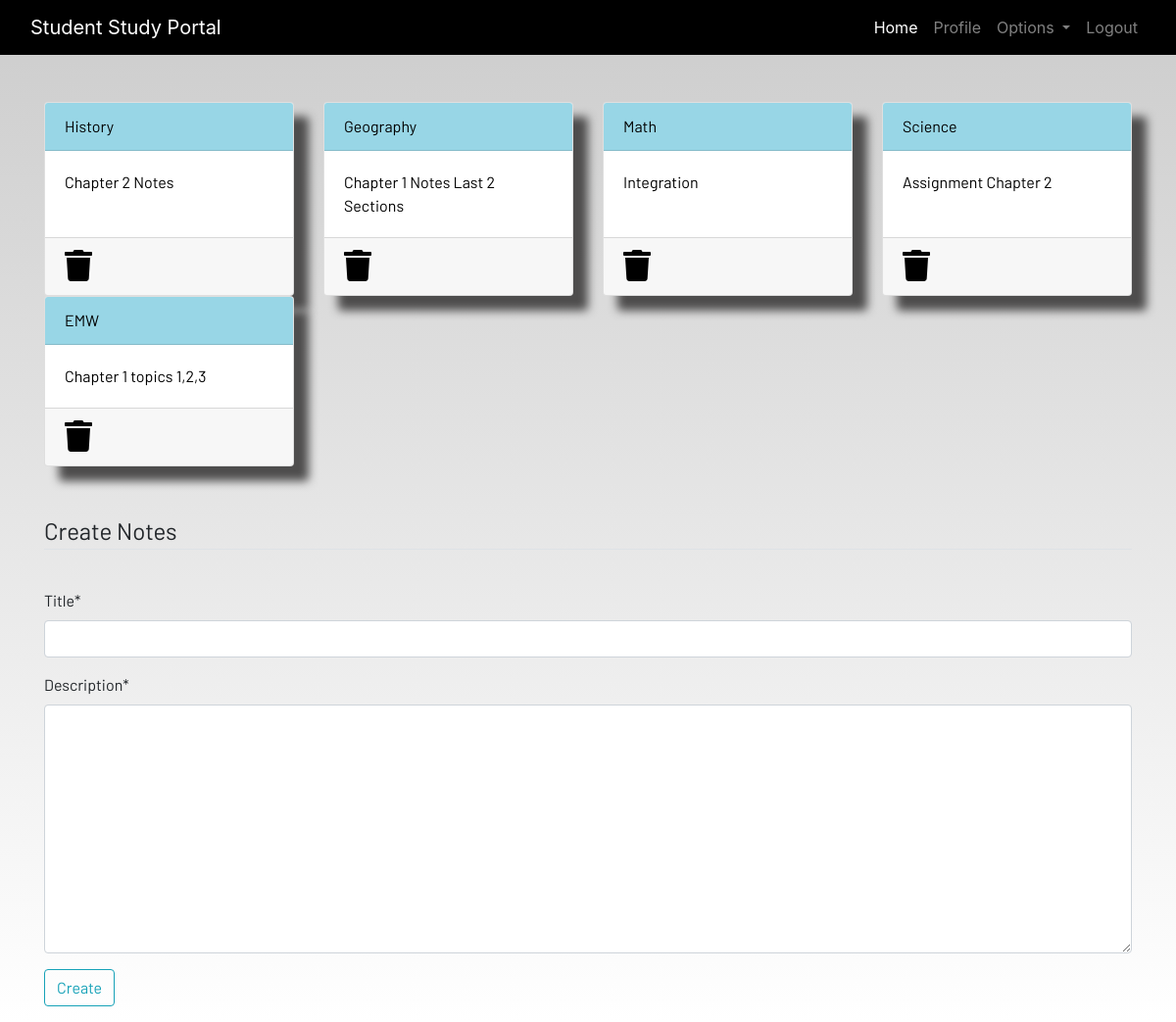
Screenshot of /notes (signed in) with the database file from the repository.
### dashboard/models.py (models this page shows, shortened)
class Notes(models.Model):
    user = models.ForeignKey(User,on_delete=models.CASCADE)
    title = models.CharField(max_length=200)
    description = models.TextField()
    class Meta:
        verbose_name = 'notes'
        verbose_name_plural = "notes"

### dashboard/views.py (the view)
# urls.py: path('notes',views.notes,name="notes"),
@login_required
def notes(request):
    if request.method == "POST":
        form = NotesForm(request.POST)
        if form.is_valid():
            notes = Notes(user=request.user,title = request.POST['title'],description = request.POST['description'])
            notes.save()
        messages.success(request,f"Notes Added from {request.user.username} Successfully!")
    else:
        form = NotesForm()
    notes = Notes.objects.filter(user = request.user)
    context = {'notes':notes, 'form':form}
    return render(request,'dashboard/notes.html',context)

### dashboard/forms.py
class NotesForm(forms.ModelForm):
    class Meta:
        model = Notes
        fields = ['title','description']

### dashboard/templates/dashboard/notes.html (shortened to what this page needs)
{% extends 'dashboard/base.html' %}
{% load static %}
{% load crispy_forms_tags %}
{% block content %}
<div class="container">
    <div class="row">
        {% for note in notes %}
        <div class="col-md-3">
            <a href="{% url 'notes-detail' note.id %}">
                <div class="card">
                    <div class="card-header">{{note.title}}</div>
                    <div class="card-body">{{note.description | slice:"0:100"}}</div>
                    <div class="card-footer mt-auto "><a href="{% url 'delete-note' note.id %}">
                        <i class="fa fa-trash fa-2x"></i></a>
                    </div>
                </div>
            </a>
        </div>
        {% endfor %}
        <br><br>
    </div>
</div>
<br><br>
<div class="container">
    <form method="POST">
        <fieldset class="form-group">
            <legend class="border-bottom mb-4">Create Notes</legend>
        </fieldset>
        {{form|crispy}}
        <div class="form-group">
            <button href="" class="btn btn-outline-info" type="submit">
                Create
            </button>
        </div>
    </form>
</div>
{% endblock content %}

### static/css/main.css (style rules this page uses)
html { scroll-behavior: smooth; height: 100%; width: 100%; }
.card { box-shadow: 15px 15px 10px rgb(78, 77, 77); }
a { text-decoration: none !important; color: black; }
.card-header { color: black !important; background: rgb(152, 214, 230) !important; transition: 0.3s ease-in; }
html, body { max-width: 100%; overflow-x: hidden; height: 100%; width: 100%; }
body { background: linear-gradient(rgba(0, 0, 0, 0.2), rgba(255, 255, 255, 0.5)); overflow-x: hidden; background-repeat: no-repeat; }
.card-header { background-color: rgb(133, 204, 231); }
.col-md-3 .card { width: 100%; height: 100%; }
.fa { color: black; }

### rows the page displays
Notes: title "History", description "Chapter 2 Notes"
Notes: title "Geography", description "Chapter 1 Notes Last 2 Sections"
Notes: title "Math", description "Integration"
Notes: title "Science", description "Assignment Chapter 2"
Notes: title "EMW", description "Chapter 1 topics 1,2,3"
